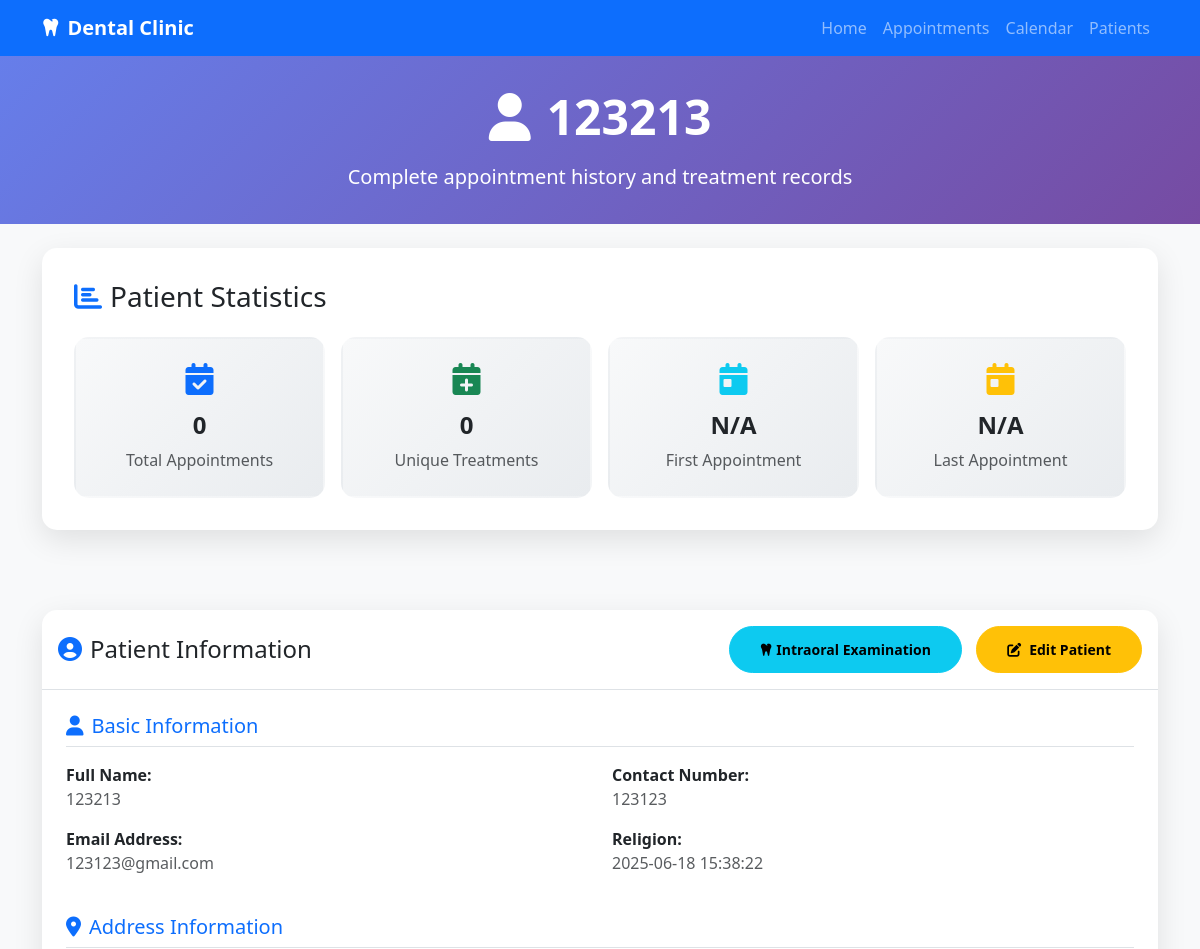
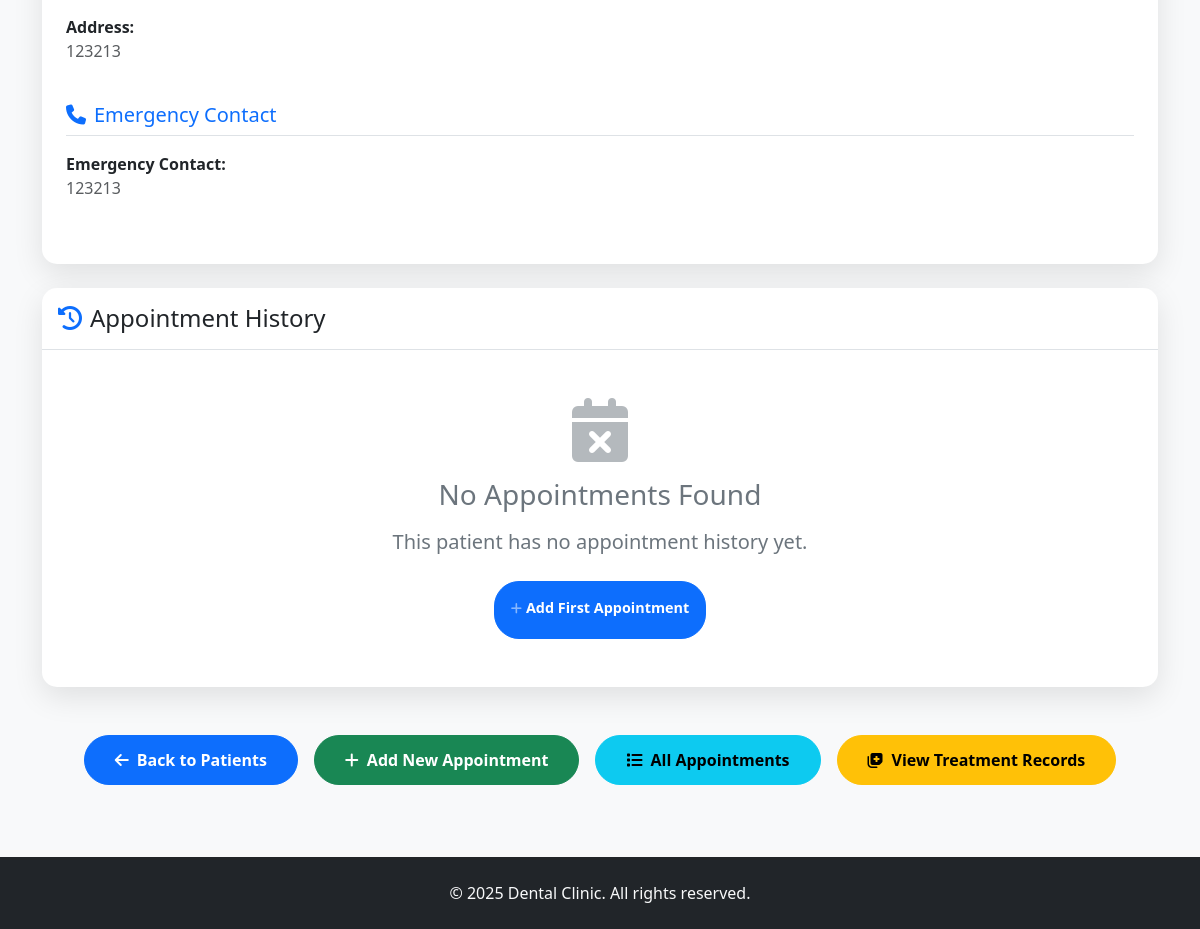
Before: /patient/123213 with the older database file (2 pictures, top to bottom).
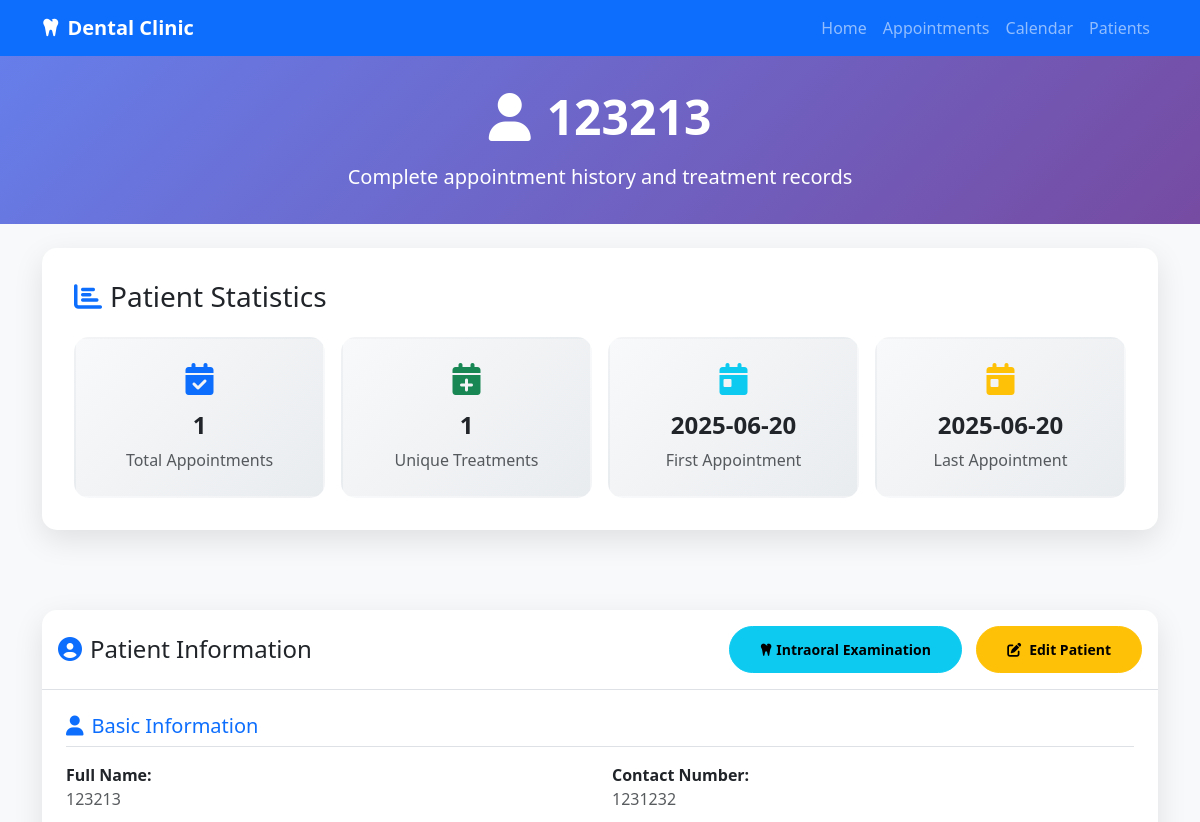
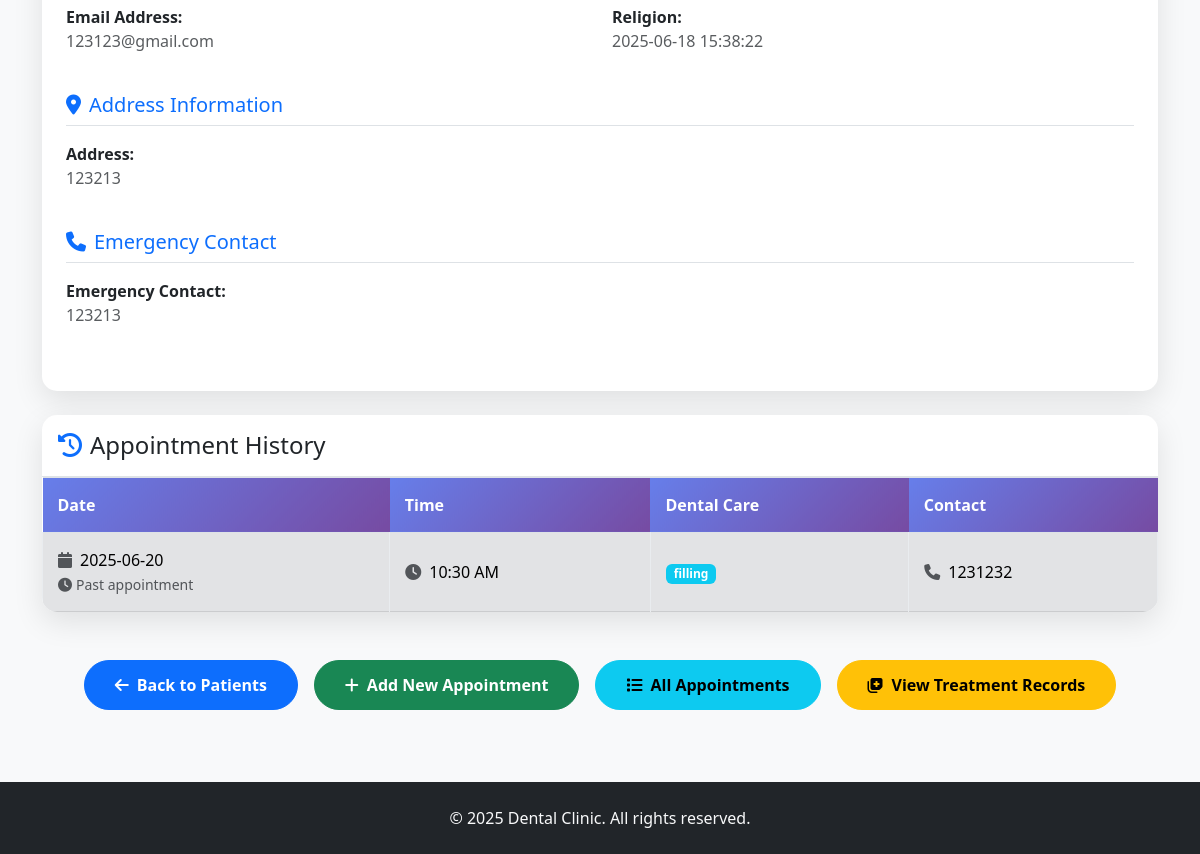
After: the same page with the newer database file (2 pictures, top to bottom).
### tables this page shows
CREATE TABLE Patients (
            ID INTEGER PRIMARY KEY AUTOINCREMENT,
            Name TEXT NOT NULL UNIQUE,
            Contact TEXT NOT NULL,
            Email TEXT,
            DateOfBirth TEXT,
            Address TEXT,
            EmergencyContact TEXT,
            MedicalHistory TEXT,
            CreatedDate TEXT DEFAULT CURRENT_TIMESTAMP
        );

CREATE TABLE "Appointments" (
                    ID INTEGER PRIMARY KEY AUTOINCREMENT,
                    PatientName TEXT NOT NULL,
                    Contact TEXT NOT NULL,
                    Date TEXT NOT NULL,
                    Time TEXT NOT NULL,
                    DentalCare TEXT NOT NULL
                );

### app.py (the view)
@app.route('/patient/<patient_name>')
def patient_history(patient_name):
    conn = sqlite3.connect(DB_FILE)
    cursor = conn.cursor()
    cursor.execute("SELECT * FROM Patients WHERE Name = ?", (patient_name,))
    patient = cursor.fetchone()
    if not patient:
        conn.close()
        return redirect('/patients')
    cursor.execute("""
        SELECT * FROM Appointments
        WHERE PatientName = ?
        ORDER BY Date DESC, Time DESC
    """, (patient_name,))
    appointments = cursor.fetchall()
    if appointments:
        cursor.execute("""
            SELECT COUNT(*) as total_appointments,
                   MIN(Date) as first_appointment,
                   MAX(Date) as last_appointment,
                   COUNT(DISTINCT DentalCare) as unique_treatments
            FROM Appointments
            WHERE PatientName = ?
        """, (patient_name,))
        stats = cursor.fetchone()
        cursor.execute("""
            SELECT DentalCare, COUNT(*) as treatment_count
            FROM Appointments
            WHERE PatientName = ?
            GROUP BY DentalCare
            ORDER BY treatment_count DESC
        """, (patient_name,))
        treatments = cursor.fetchall()
    else:
        stats = (0, None, None, 0)
        treatments = []
    conn.close()
    current_datetime = datetime.now().strftime('%Y-%m-%d %H:%M')
    return render_template('patient_history.html',
                         patient=patient,
                         patient_name=patient_name,
                         appointments=appointments,
                         stats=stats,
                         treatments=treatments,
                         current_datetime=current_datetime)

### app.py (called while the page is built)
@app.template_filter('ampm')
def ampm_filter(value):
    try:
        t = datetime.strptime(value, "%H:%M")
        return t.strftime("%I:%M %p").lstrip('0')
    except Exception:
        return value  # fallback if parsing fails

### templates/patient_history.html (shortened to what the changed rows need)
<!DOCTYPE html>
<html lang="en">
<head>
    <link href="https://cdn.jsdelivr.net/npm/bootstrap@5.3.0/dist/css/bootstrap.min.css" rel="stylesheet">
    <link href="https://cdnjs.cloudflare.com/ajax/libs/font-awesome/6.4.0/css/all.min.css" rel="stylesheet">
</head>
<body class="bg-light">
    <section class="page-header">
        <div class="container text-center">
            <h1 class="display-5 fw-bold mb-3">
                <i class="fas fa-user me-3"></i>{{ patient_name }}
            </h1>
        </div>
    </section>
    <section class="py-4">
        <div class="container">
            <div class="stats-container">
                <div class="row g-3">
                    <div class="col-md-3">
                        <div class="stats-card">
                            <i class="fas fa-calendar-check fa-2x text-primary mb-3"></i>
                            <h4 class="fw-bold">{{ stats[0] }}</h4>
                            <p class="text-muted mb-0">Total Appointments</p>
                        </div>
                    </div>
                    <div class="col-md-3">
                        <div class="stats-card">
                            <i class="fas fa-calendar-plus fa-2x text-success mb-3"></i>
                            <h4 class="fw-bold">{{ stats[3] }}</h4>
                            <p class="text-muted mb-0">Unique Treatments</p>
                        </div>
                    </div>
                    <div class="col-md-3">
                        <div class="stats-card">
                            <i class="fas fa-calendar-day fa-2x text-info mb-3"></i>
                            <h4 class="fw-bold">{{ stats[1] or 'N/A' }}</h4>
                            <p class="text-muted mb-0">First Appointment</p>
                        </div>
                    </div>
                    <div class="col-md-3">
                        <div class="stats-card">
                            <i class="fas fa-calendar-day fa-2x text-warning mb-3"></i>
                            <h4 class="fw-bold">{{ stats[2] or 'N/A' }}</h4>
                            <p class="text-muted mb-0">Last Appointment</p>
                        </div>
                    </div>
                </div>
            </div>
        </div>
    </section>
    <section class="py-4">
        <div class="container">
            <div class="history-container mb-4">
                <div class="p-4">
                    <div class="row mb-4">
                        <div class="col-md-6 mb-3">
                            <strong>Full Name:</strong><br>
                            <span class="text-muted">{{ patient[1] }}</span>
                        </div>
                        <div class="col-md-6 mb-3">
                            <strong>Contact Number:</strong><br>
                            <span class="text-muted">{{ patient[2] }}</span>
                        </div>
                        {% if patient[3] %}
                        <div class="col-md-6 mb-3">
                            <strong>Email Address:</strong><br>
                            <span class="text-muted">{{ patient[3] }}</span>
                        </div>
                        {% endif %}
                        {% if patient[8] %}
                        <div class="col-md-6 mb-3">
                            <strong>Religion:</strong><br>
                            <span class="text-muted">{{ patient[8] }}</span>
                        </div>
                        {% endif %}
                    </div>
                    {% if patient[5] or patient[9] %}
                    <div class="row mb-4">
                        {% if patient[5] %}
                        <div class="col-12 mb-3">
                            <strong>Address:</strong><br>
                            <span class="text-muted">{{ patient[5] }}</span>
                        </div>
                        {% endif %}
                    </div>
                    {% endif %}
                    {% if patient[6] %}
                    <div class="row mb-4">
                        <div class="col-12">
                            <h5 class="text-primary border-bottom pb-2 mb-3">
                                <i class="fas fa-phone me-2"></i>Emergency Contact
                            </h5>
                        </div>
                        <div class="col-md-6 mb-3">
                            <strong>Emergency Contact:</strong><br>
                            <span class="text-muted">{{ patient[6] }}</span>
                        </div>
                    </div>
                    {% endif %}
                </div>
            </div>
            <div class="history-container">
                {% if appointments %}
                <div class="table-responsive">
                    <table class="table table-hover table-bordered align-middle mb-0">
                        <thead>
                            <tr>
                                <th>Date</th>
                                <th>Time</th>
                                <th>Dental Care</th>
                                <th>Contact</th>
                            </tr>
                        </thead>
                        <tbody>
                            {% for appointment in appointments %}
                            {% set appointment_datetime = appointment[3] + ' ' + appointment[4] %}
                            {% set is_past_appointment = appointment_datetime < current_datetime %}
                            <tr class="{% if is_past_appointment %}table-secondary{% endif %}">
                                <td>
                                    <i class="fas fa-calendar me-2 text-muted"></i>{{ appointment[3] }}
                                    {% if is_past_appointment %}
                                    <br><small class="text-muted"><i class="fas fa-clock me-1"></i>Past appointment</small>
                                    {% endif %}
                                </td>
                                <td>
                                    <i class="fas fa-clock me-2 text-muted"></i>{{ appointment[4]|ampm }}
                                </td>
                                <td>
                                    <span class="badge bg-info">{{ appointment[5] }}</span>
                                </td>
                                <td>
                                    <i class="fas fa-phone me-2 text-muted"></i>{{ appointment[2] }}
                                </td>
                            </tr>
                            {% endfor %}
                        </tbody>
                    </table>
                </div>
                {% else %}
                <div class="empty-state">
                    <i class="fas fa-calendar-times"></i>
                    <h3 class="mb-3">No Appointments Found</h3>
                    <p class="lead mb-4">This patient has no appointment history yet.</p>
                    <button type="button" class="btn btn-primary btn-custom btn-sm" style="padding: 1em 1rem 0.4rem 1rem; font-size: 0.9rem; text-align: center;" data-bs-toggle="modal" data-bs-target="#addAppointmentModal">
                        <i class="fas fa-plus me-1" style="font-size: 0.8rem;"></i>Add First Appointment
                    </button>
                </div>
                {% endif %}
            </div>
        </div>
    </section>
</body>
</html>

Changed rows visible on the page:
changed Patients "123123@gmail.com": Contact "123123" → "1231232"
added Appointments: Date "2025-06-20", Time "10:30 AM", DentalCare "filling", Contact "1231232"
Other visible differences:
{{ stats[0] }}: "0" → "1"
{{ stats[3] }}: "0" → "1"
{{ stats[1] or 'N/A' }}: "N/A" → "2025-06-20"
{{ stats[2] or 'N/A' }}: "N/A" → "2025-06-20"
text no longer shown: "No Appointments Found This patient has no appointment history yet. Add First Appointment"
text now shown: "Date Time Dental Care Contact"
